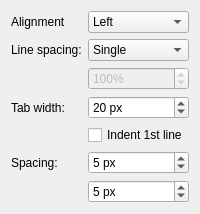
                 <widget class="QWidget" name="stackedWidgetPage3_2">
                  <layout class="QFormLayout" name="formLayout_6">
                   <property name="fieldGrowthPolicy">
                    <enum>QFormLayout::AllNonFixedFieldsGrow</enum>
                   </property>
                   <item row="1" column="0">
                    <widget class="QLabel" name="label_26">
                     <property name="text">
                      <string>Line spacing:</string>
                     </property>
                    </widget>
                   </item>
                   <item row="1" column="1">
                    <widget class="QComboBox" name="cmbThemeLineSpacing">
                     <item>
                      <property name="text">
                       <string>Single</string>
                      </property>
                     </item>
                     <item>
                      <property name="text">
                       <string>1.5 lines</string>
                      </property>
                     </item>
                     <item>
                      <property name="text">
                       <string>Double</string>
                      </property>
                     </item>
                     <item>
                      <property name="text">
                       <string>Proportional</string>
                      </property>
                     </item>
                    </widget>
                   </item>
                   <item row="2" column="1">
                    <widget class="QSpinBox" name="spnThemeLineSpacing">
                     <property name="enabled">
                      <bool>false</bool>
                     </property>
                     <property name="sizePolicy">
                      <sizepolicy hsizetype="Preferred" vsizetype="Fixed">
                       <horstretch>0</horstretch>
                       <verstretch>0</verstretch>
                      </sizepolicy>
                     </property>
                     <property name="suffix">
                      <string>%</string>
                     </property>
                     <property name="minimum">
                      <number>50</number>
                     </property>
                     <property name="maximum">
                      <number>999</number>
                     </property>
                     <property name="value">
                      <number>100</number>
                     </property>
                    </widget>
                   </item>
                   <item row="3" column="0">
                    <widget class="QLabel" name="label_27">
                     <property name="text">
                      <string>Tab width:</string>
                     </property>
                    </widget>
                   </item>
                   <item row="3" column="1">
                    <widget class="QSpinBox" name="spnThemeTabWidth">
                     <property name="sizePolicy">
                      <sizepolicy hsizetype="Preferred" vsizetype="Fixed">
                       <horstretch>0</horstretch>
                       <verstretch>0</verstretch>
                      </sizepolicy>
                     </property>
                     <property name="suffix">
                      <string> px</string>
                     </property>
                     <property name="minimum">
                      <number>0</number>
                     </property>
                     <property name="maximum">
                      <number>199</number>
                     </property>
                     <property name="value">
                      <number>20</number>
                     </property>
                    </widget>
                   </item>
                   <item row="5" column="0">
                    <widget class="QLabel" name="label_28">
                     <property name="text">
                      <string>Spacing:</string>
                     </property>
                    </widget>
                   </item>
                   <item row="5" column="1">
                    <widget class="QSpinBox" name="spnThemeParaAbove">
                     <property name="sizePolicy">
                      <sizepolicy hsizetype="Preferred" vsizetype="Fixed">
                       <horstretch>0</horstretch>
                       <verstretch>0</verstretch>
                      </sizepolicy>
                     </property>
                     <property name="suffix">
                      <string> px</string>
                     </property>
                     <property name="minimum">
                      <number>0</number>
                     </property>
                     <property name="maximum">
                      <number>199</number>
                     </property>
                     <property name="value">
                      <number>5</number>
                     </property>
                    </widget>
                   </item>
                   <item row="6" column="1">
                    <widget class="QSpinBox" name="spnThemeParaBelow">
                     <property name="sizePolicy">
                      <sizepolicy hsizetype="Preferred" vsizetype="Fixed">
                       <horstretch>0</horstretch>
                       <verstretch>0</verstretch>
                      </sizepolicy>
                     </property>
                     <property name="suffix">
                      <string> px</string>
                     </property>
                     <property name="minimum">
                      <number>0</number>
                     </property>
                     <property name="maximum">
                      <number>199</number>
                     </property>
                     <property name="value">
                      <number>5</number>
                     </property>
                    </widget>
                   </item>
                   <item row="4" column="1">
                    <widget class="QCheckBox" name="chkThemeIndent">
                     <property name="sizePolicy">
                      <sizepolicy hsizetype="Preferred" vsizetype="Fixed">
                       <horstretch>0</horstretch>
                       <verstretch>0</verstretch>
                      </sizepolicy>
                     </property>
                     <property name="text">
                      <string>Indent 1st line</string>
                     </property>
                    </widget>
                   </item>
                   <item row="0" column="1">
                    <widget class="QComboBox" name="cmbThemeAlignment">
                     <item>
                      <property name="text">
                       <string>Left</string>
                      </property>
                      <property name="icon">
                       <iconset theme="format-justify-left">
                        <normaloff>.</normaloff>.</iconset>
                      </property>
                     </item>
                     <item>
                      <property name="text">
                       <string>Center</string>
                      </property>
                      <property name="icon">
                       <iconset theme="format-justify-center">
                        <normaloff>.</normaloff>.</iconset>
                      </property>
                     </item>
                     <item>
                      <property name="text">
                       <string>Right</string>
                      </property>
                      <property name="icon">
                       <iconset theme="format-justify-right">
                        <normaloff>.</normaloff>.</iconset>
                      </property>
                     </item>
                     <item>
                      <property name="text">
                       <string>Justify</string>
                      </property>
                      <property name="icon">
                       <iconset theme="format-justify-fill">
                        <normaloff>.</normaloff>.</iconset>
                      </property>
                     </item>
                    </widget>
                   </item>
                   <item row="0" column="0">
                    <widget class="QLabel" name="label_53">
                     <property name="text">
                      <string>Alignment</string>
                     </property>
                    </widget>
                   </item>
                  </layout>
                 </widget>
